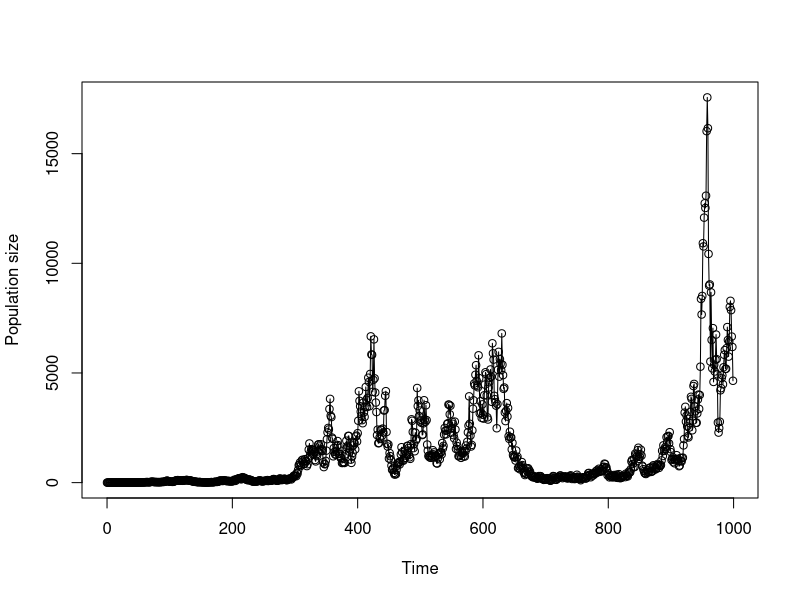
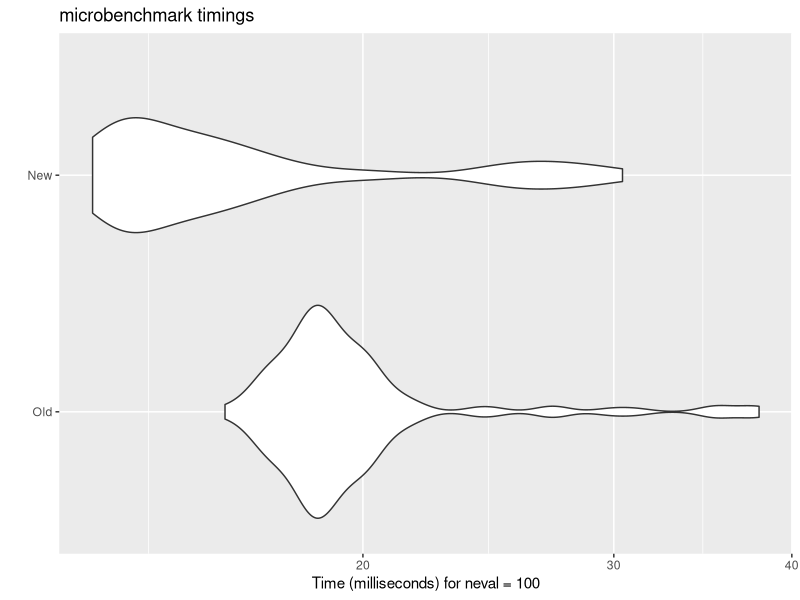

Write R code to recreate these figures, in order.
# Clear workspace and close graphics
rm(list = ls())
graphics.off()

set.seed(1) # for reproducibility

geom_growth_base <- function(N0 = 2,
                            T = 999,
                            lambda = 1.01,
                            sigma = 0.2){
        Nvals <- vector('numeric') # initiate a place to put the values
        Nvals[1] <- N0
    for (t in 1:T){
        Nvals[t+1] <- Nvals[t]*(lambda*exp(rnorm(1,0,sigma)))
    }
    return(Nvals)
}
# Run the simulation
out <- geom_growth_base()
# Plot the results
plot(0:999,
    out,
    xlab='Time',
    ylab='Population size',
    type='o')

# Benchmark with microbench
library(microbenchmark)

comp <- microbenchmark(
    TS_009 = {geom_growth_base(T = 9)},
    TS_099 = {geom_growth_base(T = 99)},
    TS_999 = {geom_growth_base(T = 999)}
    )
comp

# Pre-allocation
set.seed(1) # for reproducibility
geom_growth_preallocated <- function(N0 = 2,
                                    T = 999,
                                    lambda = 1.01,
                                    sigma = 0.2){
    Nvals <- vector('numeric', length = T+1) # here's the only change
    Nvals[1] <- N0
for (i in 1:T){
    Nvals[i+1] <- Nvals[i]*(lambda*exp(rnorm(1,0,sigma)))
}
return(Nvals)
}

# Compare the old and new simulation functions
comp <- microbenchmark(
    Old = {geom_growth_base(T = 9999)},
    New = {geom_growth_preallocated(T = 9999)}
    )
comp

# Plot the results
library(ggplot2)
autoplot(comp)
